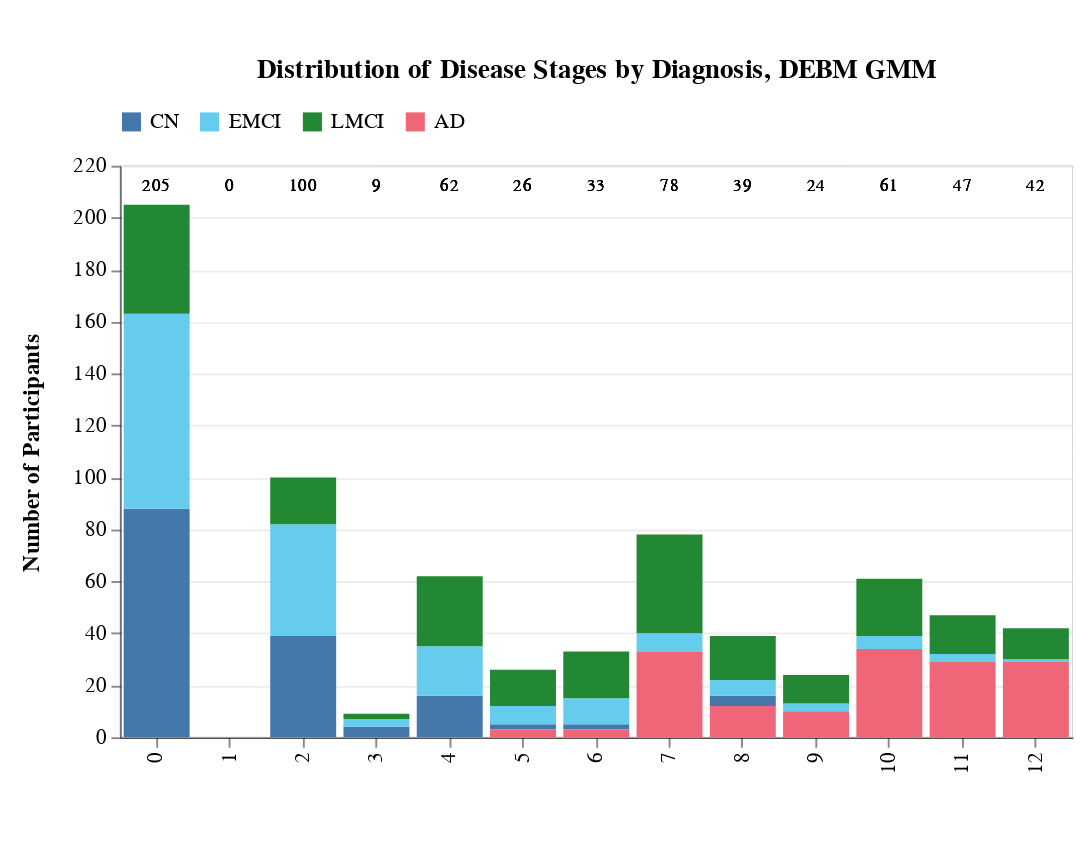

The notebook cell this image was saved under:
### Markdown cell above
## DEBM GMM

### Code cell
debm_gmm_stages, ml_stages_plot, debm_gmm_runtime = get_ml_stages_and_plot('debm_gmm')
ml_stages_plot

### Figure 1 — Vega-Lite specification as saved in the notebook (floating-point values rounded to 4 significant figures)
{"config": {"view": {"continuousWidth": 300, "continuousHeight": 300, "stroke": "lightgray", "strokeWidth": 0.5}, "axis": {"domain": true, "domainColor": "black", "domainWidth": 0.5, "grid": true, "gridColor": "lightgray", "gridOpacity": 0.3, "labelColor": "black", "labelFont": "Arial", "titleColor": "black", "titleFont": "Arial"}}, "layer": [{"mark": {"type": "bar"}, "encoding": {"color": {"field": "Diagnosis", "legend": {"columns": 4, "direction": "horizontal", "labelFontSize": 11, "orient": "top", "symbolSize": 100, "title": null}, "scale": {"domain": ["CN", "EMCI", "LMCI", "AD"], "range": ["#4477AA", "#66CCEE", "#228833", "#EE6677"]}, "type": "nominal"}, "order": {"field": "Diagnosis", "sort": "ascending", "type": "nominal"}, "tooltip": [{"field": "Stage", "title": "Stage", "type": "ordinal"}, {"field": "Diagnosis", "title": "Diagnosis", "type": "nominal"}, {"field": "Count", "title": "Count", "type": "quantitative"}, {"field": "Percentage", "format": ".1%", "title": "Percentage", "type": "quantitative"}], "x": {"axis": {"grid": false, "labelFontSize": 11, "titleFont": "Arial", "titleFontSize": 12, "titlePadding": 15}, "field": "Stage", "title": "", "type": "ordinal"}, "y": {"axis": {"grid": true, "gridOpacity": 0.4, "labelFontSize": 11, "titleFont": "Arial", "titleFontSize": 12, "titlePadding": 15}, "field": "Count", "title": "Number of Participants", "type": "quantitative"}}, "title": {"text": "Distribution of Disease Stages by Diagnosis, DEBM GMM", "anchor": "middle", "fontSize": 14, "dy": -10}}, {"mark": {"type": "text", "align": "center", "baseline": "bottom", "dy": -5, "fontSize": 9}, "encoding": {"text": {"field": "Total", "format": ",d", "type": "quantitative"}, "tooltip": [{"field": "Stage", "title": "Stage", "type": "ordinal"}, {"field": "Total", "format": ",d", "title": "Total Sample Size", "type": "quantitative"}], "x": {"field": "Stage", "type": "ordinal"}, "y": {"value": 20}}, "title": {"text": "Distribution of Disease Stages by Diagnosis, DEBM GMM", "anchor": "middle", "fontSize": 14, "dy": -10}}], "data": {"name": "data-f0ab10d44809dd5f01c802391ad7c1ec"}, "height": 300, "padding": {"left": 10, "top": 30, "right": 10, "bottom": 40}, "width": 500, "$schema": "https://vega.github.io/schema/vega-lite/v5.20.1.json", "datasets": {"data-f0ab10d44809dd5f01c802391ad7c1ec": [{"Stage": 0, "Diagnosis": "CN", "Count": 88, "Total": 205, "Percentage": 0.4293}, {"Stage": 0, "Diagnosis": "EMCI", "Count": 75, "Total": 205, "Percentage": 0.3659}, {"Stage": 0, "Diagnosis": "LMCI", "Count": 42, "Total": 205, "Percentage": 0.2049}, {"Stage": 0, "Diagnosis": "AD", "Count": 0, "Total": 205, "Percentage": 0.0}, {"Stage": 1, "Diagnosis": "CN", "Count": 0, "Total": 0, "Percentage": null}, {"Stage": 1, "Diagnosis": "EMCI", "Count": 0, "Total": 0, "Percentage": null}, {"Stage": 1, "Diagnosis": "LMCI", "Count": 0, "Total": 0, "Percentage": null}, {"Stage": 1, "Diagnosis": "AD", "Count": 0, "Total": 0, "Percentage": null}, {"Stage": 2, "Diagnosis": "CN", "Count": 39, "Total": 100, "Percentage": 0.39}, {"Stage": 2, "Diagnosis": "EMCI", "Count": 43, "Total": 100, "Percentage": 0.43}, {"Stage": 2, "Diagnosis": "LMCI", "Count": 18, "Total": 100, "Percentage": 0.18}, {"Stage": 2, "Diagnosis": "AD", "Count": 0, "Total": 100, "Percentage": 0.0}, {"Stage": 3, "Diagnosis": "CN", "Count": 4, "Total": 9, "Percentage": 0.4444}, {"Stage": 3, "Diagnosis": "EMCI", "Count": 3, "Total": 9, "Percentage": 0.3333}, {"Stage": 3, "Diagnosis": "LMCI", "Count": 2, "Total": 9, "Percentage": 0.2222}, {"Stage": 3, "Diagnosis": "AD", "Count": 0, "Total": 9, "Percentage": 0.0}, {"Stage": 4, "Diagnosis": "CN", "Count": 16, "Total": 62, "Percentage": 0.2581}, {"Stage": 4, "Diagnosis": "EMCI", "Count": 19, "Total": 62, "Percentage": 0.3065}, {"Stage": 4, "Diagnosis": "LMCI", "Count": 27, "Total": 62, "Percentage": 0.4355}, {"Stage": 4, "Diagnosis": "AD", "Count": 0, "Total": 62, "Percentage": 0.0}, {"Stage": 5, "Diagnosis": "CN", "Count": 2, "Total": 26, "Percentage": 0.07692}, {"Stage": 5, "Diagnosis": "EMCI", "Count": 7, "Total": 26, "Percentage": 0.2692}, {"Stage": 5, "Diagnosis": "LMCI", "Count": 14, "Total": 26, "Percentage": 0.5385}, {"Stage": 5, "Diagnosis": "AD", "Count": 3, "Total": 26, "Percentage": 0.1154}, {"Stage": 6, "Diagnosis": "CN", "Count": 2, "Total": 33, "Percentage": 0.06061}, {"Stage": 6, "Diagnosis": "EMCI", "Count": 10, "Total": 33, "Percentage": 0.303}, {"Stage": 6, "Diagnosis": "LMCI", "Count": 18, "Total": 33, "Percentage": 0.5455}, {"Stage": 6, "Diagnosis": "AD", "Count": 3, "Total": 33, "Percentage": 0.09091}, {"Stage": 7, "Diagnosis": "CN", "Count": 0, "Total": 78, "Percentage": 0.0}, {"Stage": 7, "Diagnosis": "EMCI", "Count": 7, "Total": 78, "Percentage": 0.08974}, {"Stage": 7, "Diagnosis": "LMCI", "Count": 38, "Total": 78, "Percentage": 0.4872}, {"Stage": 7, "Diagnosis": "AD", "Count": 33, "Total": 78, "Percentage": 0.4231}, {"Stage": 8, "Diagnosis": "CN", "Count": 4, "Total": 39, "Percentage": 0.1026}, {"Stage": 8, "Diagnosis": "EMCI", "Count": 6, "Total": 39, "Percentage": 0.1538}, {"Stage": 8, "Diagnosis": "LMCI", "Count": 17, "Total": 39, "Percentage": 0.4359}, {"Stage": 8, "Diagnosis": "AD", "Count": 12, "Total": 39, "Percentage": 0.3077}, {"Stage": 9, "Diagnosis": "CN", "Count": 0, "Total": 24, "Percentage": 0.0}, {"Stage": 9, "Diagnosis": "EMCI", "Count": 3, "Total": 24, "Percentage": 0.125}, {"Stage": 9, "Diagnosis": "LMCI", "Count": 11, "Total": 24, "Percentage": 0.4583}, {"Stage": 9, "Diagnosis": "AD", "Count": 10, "Total": 24, "Percentage": 0.4167}, {"Stage": 10, "Diagnosis": "CN", "Count": 0, "Total": 61, "Percentage": 0.0}, {"Stage": 10, "Diagnosis": "EMCI", "Count": 5, "Total": 61, "Percentage": 0.08197}, {"Stage": 10, "Diagnosis": "LMCI", "Count": 22, "Total": 61, "Percentage": 0.3607}, {"Stage": 10, "Diagnosis": "AD", "Count": 34, "Total": 61, "Percentage": 0.5574}, {"Stage": 11, "Diagnosis": "CN", "Count": 0, "Total": 47, "Percentage": 0.0}, {"Stage": 11, "Diagnosis": "EMCI", "Count": 3, "Total": 47, "Percentage": 0.06383}, {"Stage": 11, "Diagnosis": "LMCI", "Count": 15, "Total": 47, "Percentage": 0.3191}, {"Stage": 11, "Diagnosis": "AD", "Count": 29, "Total": 47, "Percentage": 0.617}, {"Stage": 12, "Diagnosis": "CN", "Count": 0, "Total": 42, "Percentage": 0.0}, {"Stage": 12, "Diagnosis": "EMCI", "Count": 1, "Total": 42, "Percentage": 0.02381}, {"Stage": 12, "Diagnosis": "LMCI", "Count": 12, "Total": 42, "Percentage": 0.2857}, {"Stage": 12, "Diagnosis": "AD", "Count": 29, "Total": 42, "Percentage": 0.6905}]}}
